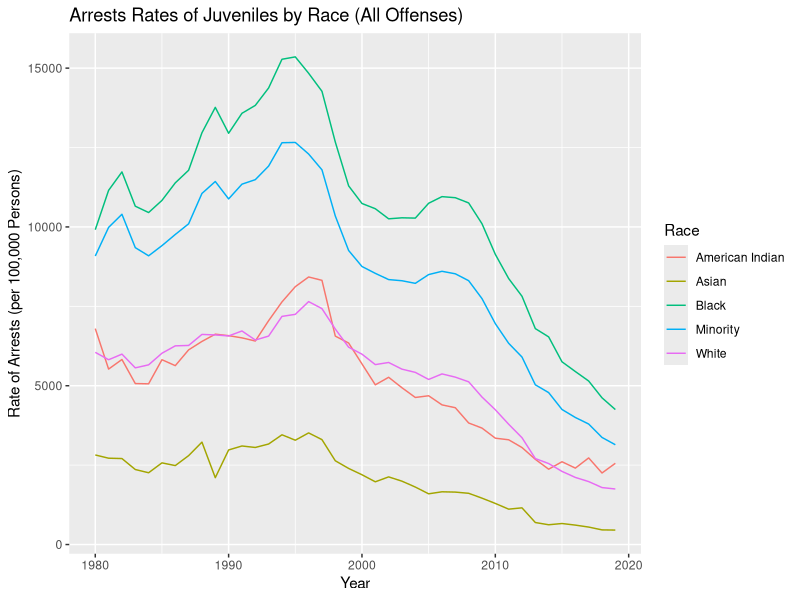

Here is the R script that generated this plot:
library(tidyverse)
library(ggplot2)

rates_by_race <- read.csv("arrest_rates_by_race.csv", check.names = FALSE)

# Reshape data by gathering rates into a single feature
rates_by_race_long <- gather(
  rates_by_race,
  key = Race,
  value = Rates,
  -Year
)

# Create a line chart of rates of juvenile arrests by race and over time
ggplot(data = rates_by_race_long) +
  geom_line(
    mapping = aes(x = Year, y = Rates, color = Race)
  ) +

  labs(
    title = "Arrests Rates of Juveniles by Race (All Offenses)",
    x = "Year",
    y = "Rate of Arrests (per 100,000 Persons)",
    color = "Race"
  )